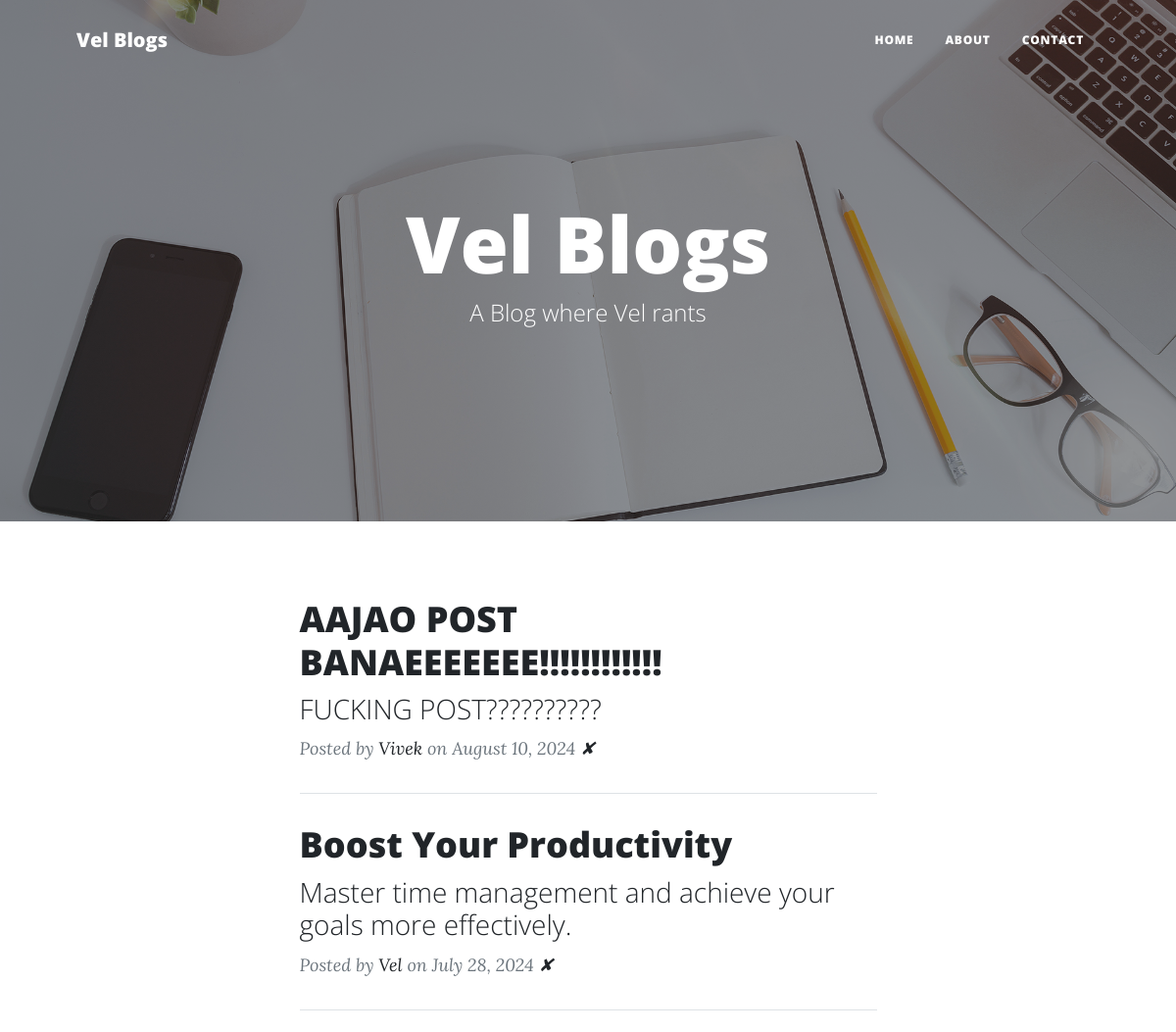
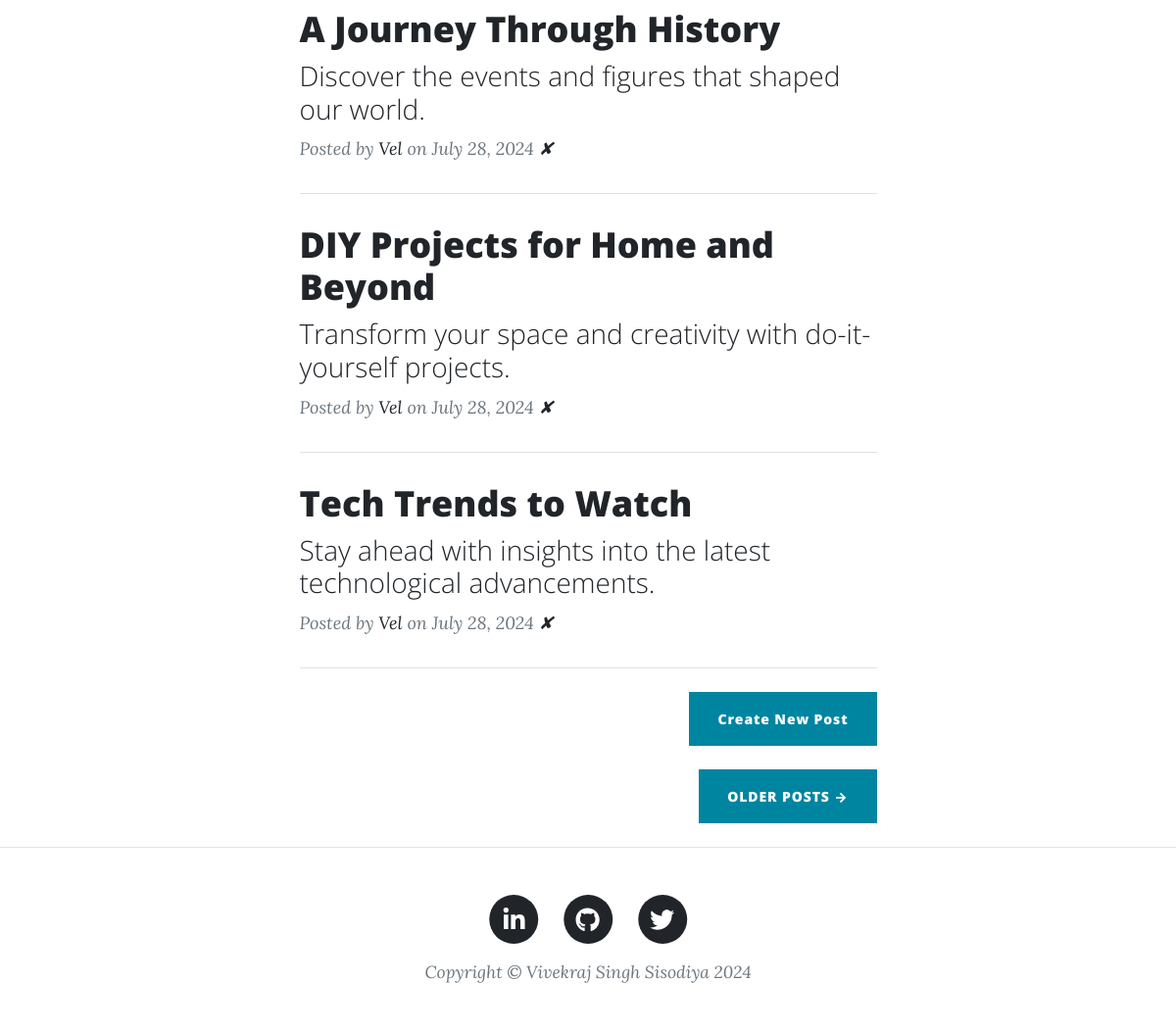
The page /home on the database its author committed (2 pictures, top to bottom).
### vel_blogs.py (models this page shows)
class BlogPost(db.Model):
    id: Mapped[int] = mapped_column(Integer, primary_key=True)
    title: Mapped[str] = mapped_column(String(250), unique=True, nullable=False)
    subtitle: Mapped[str] = mapped_column(String(250), nullable=False)
    date: Mapped[str] = mapped_column(String(250), nullable=False)
    body: Mapped[str] = mapped_column(Text, nullable=False)
    author: Mapped[str] = mapped_column(String(250), nullable=False)
    img_url: Mapped[str] = mapped_column(String(250), nullable=False)

### vel_blogs.py (the view)
@app.route('/')
@app.route('/home')
def home():
    posts = BlogPost.query.all()
    year = datetime.datetime.now().year
    return render_template("index.html", year=year, posts=posts, start=None, end=len(posts)-6)

### templates/index.html
{% include "header.html" %}
        <header class="masthead" style="background-image: url('../static/assets/img/home-bg.jpg')">
            <div class="container position-relative px-4 px-lg-5">
                <div class="row gx-4 gx-lg-5 justify-content-center">
                    <div class="col-md-10 col-lg-8 col-xl-7">
                        <div class="site-heading">
                            <h1>Vel Blogs</h1>
                            <span class="subheading">A Blog where Vel rants</span>
                        </div>
                    </div>
                </div>
            </div>
        </header>
        <div class="container px-4 px-lg-5">
            <div class="row gx-4 gx-lg-5 justify-content-center">
                <div class="col-md-10 col-lg-8 col-xl-7">
                    {% for post in posts[start:end:-1]: %}
                        <div class="post-preview">
                            <a href="{{ url_for('blog', post_id=post['id']) }}">
                                <h2 class="post-title">{{ post.title }}</h2>
                                <h3 class="post-subtitle">{{ post.subtitle }}</h3>
                            </a>
                            <p class="post-meta">
                                Posted by
                                <a href="about">{{ post.author }}</a>
                                on {{ post.date }}
                                <a href="{{ url_for('delete_post', post_id=post.id) }}">✘</a>
                            </p>
                        </div>
                        <hr class="my-4" />
                    {% endfor %}
                    <div class="d-flex justify-content-end mb-4">
                        <a class="btn btn-primary float-right" href="{{ url_for('add_new_post') }}">Create New Post</a>
                    </div>
                    {% if request.path.split('/')[-1] != "older_posts": %}
                        <div class="d-flex justify-content-end mb-4"><a class="btn btn-primary text-uppercase" href="{{ url_for('older') }}">Older Posts →</a></div>
                    {% else %}
                        <div class="d-flex justify-content-start mb-4"><a class="btn btn-primary text-uppercase" href="{{ url_for('home') }}">← Latest Posts</a></div>
                    {% endif %}
                </div>
            </div>
        </div>
{% include "footer.html" %}

### templates/header.html (shortened to what this page needs)
<!DOCTYPE html>
<html lang="en">
    <head>
        <link href="../static/css/styles.css" rel="stylesheet" />
    </head>
    <body>
        <nav class="navbar navbar-expand-lg navbar-light" id="mainNav">
            <div class="container px-4 px-lg-5">
                <a class="navbar-brand" href="{{ url_for('home') }}">Vel Blogs</a>
                <div class="collapse navbar-collapse" id="navbarResponsive">
                    <ul class="navbar-nav ms-auto py-4 py-lg-0">
                        <li class="nav-item"><a class="nav-link px-lg-3 py-3 py-lg-4" href="{{ url_for('home') }}">Home</a></li>
                        <li class="nav-item"><a class="nav-link px-lg-3 py-3 py-lg-4" href="{{ url_for('about') }}">About</a></li>
                        <li class="nav-item"><a class="nav-link px-lg-3 py-3 py-lg-4" href="{{ url_for('contact') }}">Contact</a></li>
                    </ul>
                </div>
            </div>
        </nav>

### templates/footer.html (shortened to what this page needs)
        <footer class="border-top">
            <div class="container px-4 px-lg-5">
                <div class="row gx-4 gx-lg-5 justify-content-center">
                    <div class="col-md-10 col-lg-8 col-xl-7">
                        <ul class="list-inline text-center">
                            <li class="list-inline-item">
                                <a href="https://www.linkedin.com/in/vivek344" target="_blank">
                                    <span class="fa-stack fa-lg">
                                        <i class="fas fa-circle fa-stack-2x"></i>
                                        <i class="fab fa-linkedin-in fa-stack-1x fa-inverse"></i>
                                    </span>
                                </a>
                            </li>
                            <li class="list-inline-item">
                                <a href="https://github.com/vivek-344" target="_blank">
                                    <span class="fa-stack fa-lg">
                                        <i class="fas fa-circle fa-stack-2x"></i>
                                        <i class="fab fa-github fa-stack-1x fa-inverse"></i>
                                    </span>
                                </a>
                            </li>
                            <li class="list-inline-item">
                                <a href="https://x.com/vivekraj344" target="_blank">
                                    <span class="fa-stack fa-lg">
                                        <i class="fas fa-circle fa-stack-2x"></i>
                                        <i class="fab fa-twitter fa-stack-1x fa-inverse"></i>
                                    </span>
                                </a>
                            </li>
                        </ul>
                        <div class="small text-center text-muted fst-italic">Copyright &copy; Vivekraj Singh Sisodiya {{ year }}</div>
                    </div>
                </div>
            </div>
        </footer>
    </body>
</html>

### rows shown on the page
BlogPost: title "AAJAO POST BANAEEEEEEE!!!!!!!!!!!!", subtitle "FUCKING POST??????????", author "Vivek", date "August 10, 2024"
BlogPost: title "Boost Your Productivity", subtitle "Master time management and achieve your goals more effectively.", author "Vel", date "July 28, 2024"
BlogPost: title "A Journey Through History", subtitle "Discover the events and figures that shaped our world.", author "Vel", date "July 28, 2024"
BlogPost: title "DIY Projects for Home and Beyond", subtitle "Transform your space and creativity with do-it-yourself projects.", author "Vel", date "July 28, 2024"
BlogPost: title "Tech Trends to Watch", subtitle "Stay ahead with insights into the latest technological advancements.", author "Vel", date "July 28, 2024"
